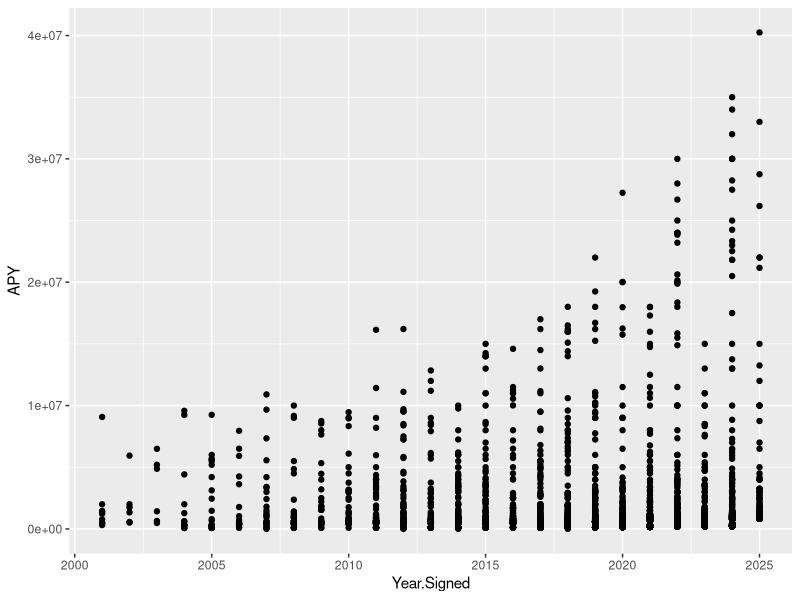
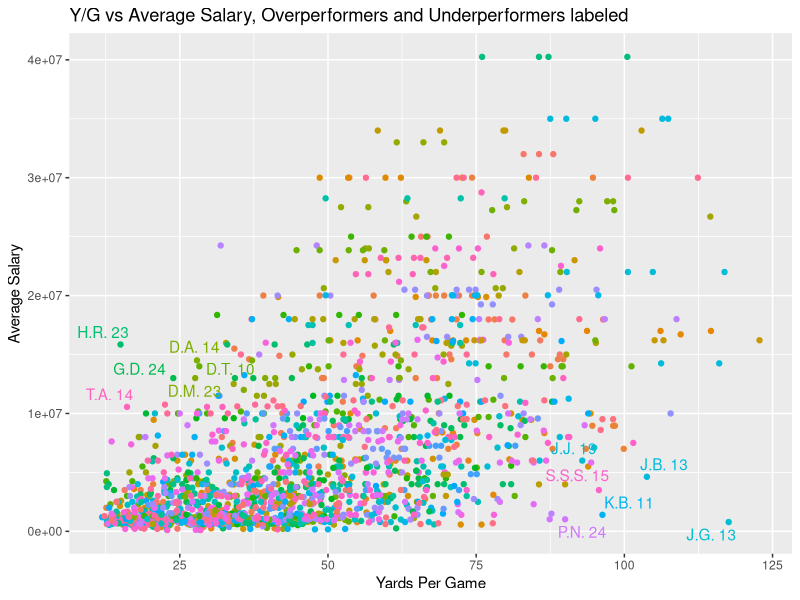
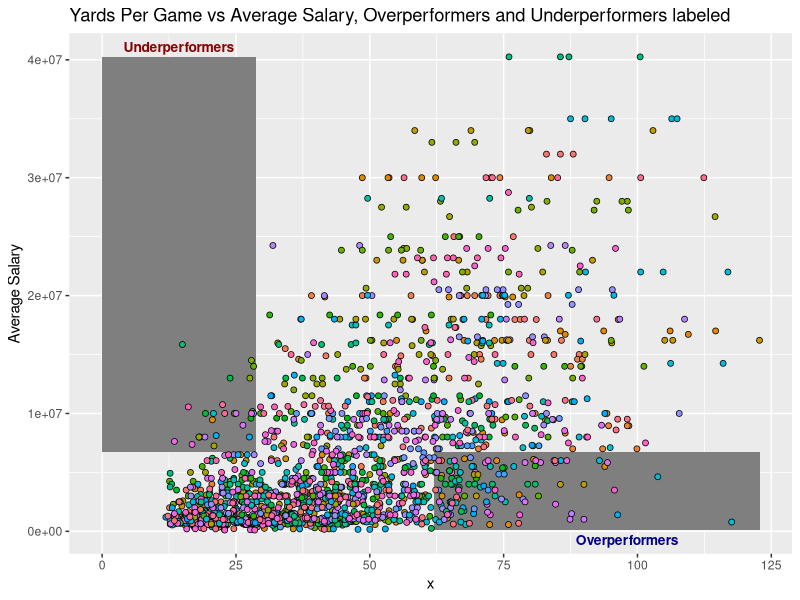
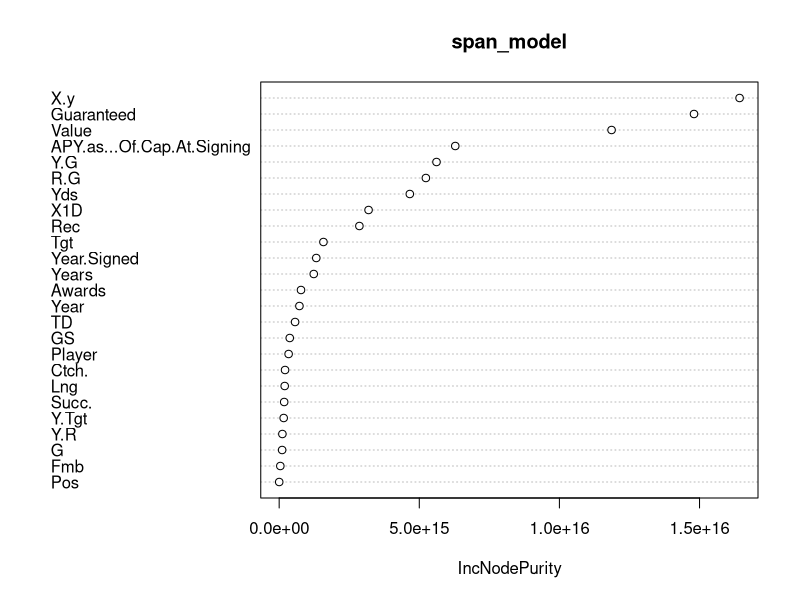
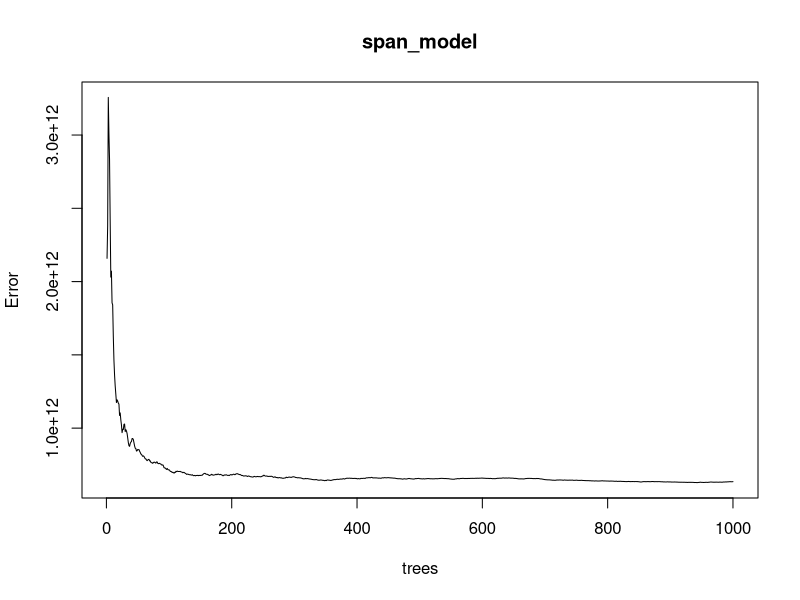
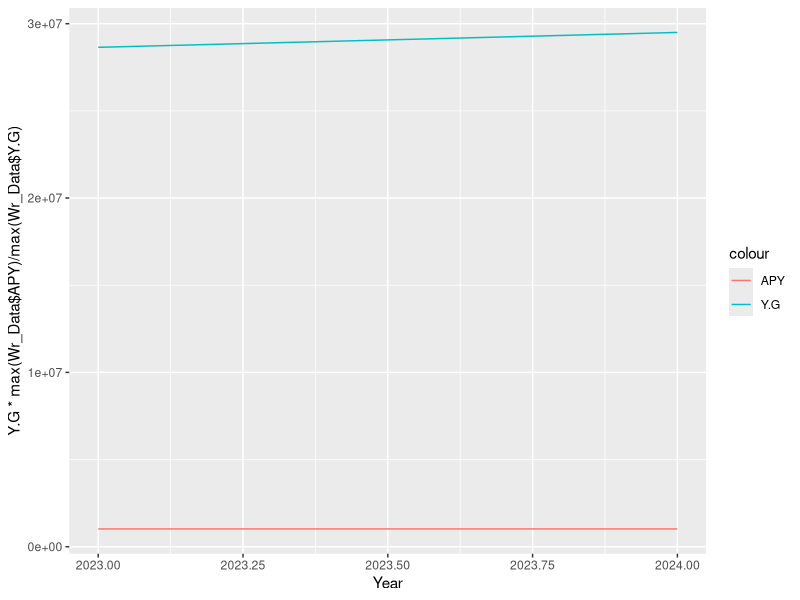
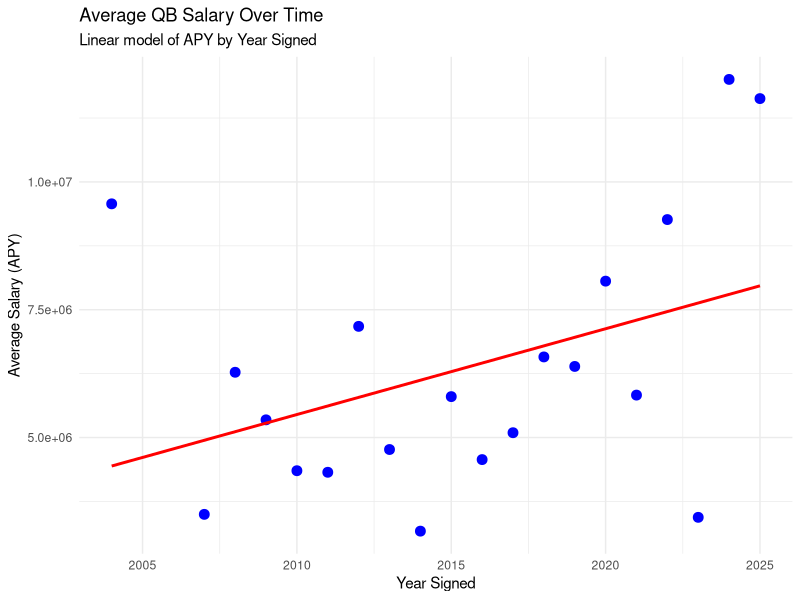
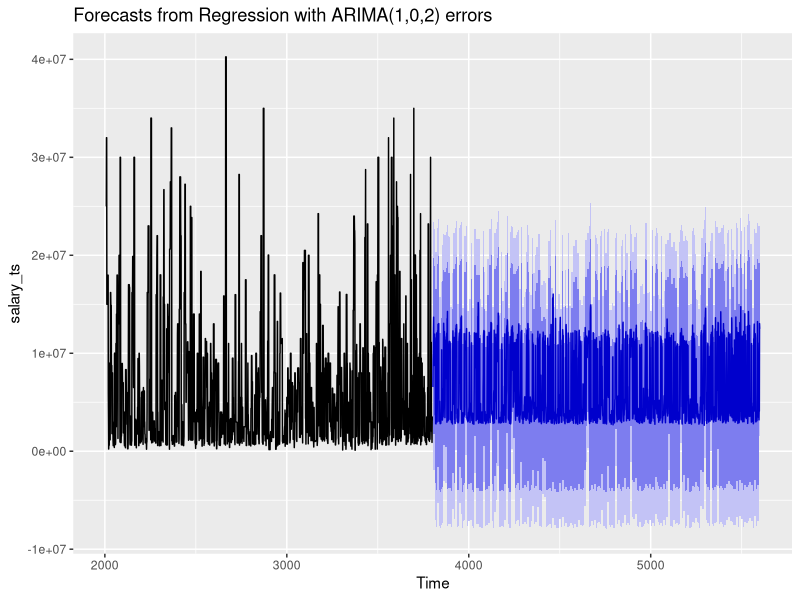

The R script that drew these images, in order:
## ---- chunk 1
# Packages, install if necessary

#install.packages("dplyr", repos = "https://cloud.r-project.org/")
#install.packages("ggplot2", repos = "https://cloud.r-project.org/")
#install.packages("ggrepel", repos = "https://cloud.r-project.org/")
library(dplyr)
library(ggplot2)
library(ggrepel)
library(randomForest)

# Straight from github repo, assumes all files in same directory
Salary_Data <- read.csv("./Player Salary WR.csv")
Receiving_Data <- read.csv("./1999-2024 Receiving Data.csv")
## ---- chunk 2
Salary_Data <- Salary_Data %>% 
  mutate(
    Value = as.numeric(gsub("[$,]", "", Value)),
    APY = as.numeric(gsub("[$,]", "", APY)),
    Guaranteed = as.numeric(gsub("[$,]", "", Guaranteed)),
) %>% select(X, Player, Year.Signed, Years, Value, APY, Guaranteed, APY.as...Of.Cap.At.Signing) %>%
  filter(Year.Signed > 2000) %>% distinct() %>% mutate(Year.End = Year.Signed + Years)

Wr_Data <- bind_rows(
  Receiving_Data %>%
    inner_join(Salary_Data, by = "Player") %>%
    filter(Year < Year.Signed) %>%
    group_by(Player, Year) %>%
    slice_min(Year.Signed, with_ties = FALSE),


  Receiving_Data %>%
    inner_join(Salary_Data, by = "Player") %>%
    filter(Year >= Year.Signed) %>%
    group_by(Player, Year) %>%
    slice_max(Year.Signed, with_ties = FALSE)
  ) %>% ungroup() %>% distinct(Player, Year, .keep_all = TRUE) %>%
  filter(Year > 2005) %>%
  filter(!is.na(`Y.G`)) %>%
  filter(Yds > 200)

# Phillip Rivers for one season in particular does not have an Success rate for some fucking reason
Wr_Data[is.na(Wr_Data)] <- 0

nrow(Wr_Data)
## ---- chunk 3
ggplot(Salary_Data, aes(x=Year.Signed, y=APY)) + geom_point() 
## ---- chunk 4

Yard_Per_Game <- Wr_Data$'Y.G'

summary(Wr_Data$`Y.G`)
str    (Wr_Data$`Y.G`)

Wr_Data <- Wr_Data %>%
  mutate(
    Label = ifelse(
      (Yard_Per_Game > quantile(Yard_Per_Game, 0.75) & APY < mean(APY)) |
      (Yard_Per_Game < quantile(Yard_Per_Game, 0.25) & APY > mean(APY)),
      paste(gsub("[^A-Z]+", ".", Player), sub("20", "", Year)),
      NA
    ),
    Label = as.character(Label)  # ensure it's character
  )

# Plot
ggplot(Wr_Data, aes(x = Yard_Per_Game, y = APY, color = Player)) +
  geom_point() +
  geom_text_repel(aes(label = Label), na.rm = TRUE) +
  labs(
    title = "Y/G vs Average Salary, Overperformers and Underperformers labeled",
    y = "Average Salary",
    x = "Yards Per Game"
  ) +
  theme(legend.position = "none")
## ---- chunk 5
ggplot(Wr_Data) +
  geom_rect(aes(xmin = 0, xmax = quantile(Yard_Per_Game, .25), ymin = mean(APY), ymax = max(APY)), fill = 'lightcoral', alpha=.002, color = 'black', size=.01) +
  geom_rect(aes(xmin = quantile(Yard_Per_Game, .75), xmax = max(Yard_Per_Game), ymin = min(APY), ymax = mean(APY)), fill = 'skyblue', alpha=.005, color = 'black', size = .01) +
  annotate("text", 
         x = mean(c(0, quantile(Wr_Data$Y.G, .25))), 
         y = max(Wr_Data$APY), 
         label = "Underperformers", 
         hjust = 0.5, vjust = -0.5,
         fontface = "bold", size = 3.5, color = "darkred") +
  annotate("text", 
         x = mean(c(quantile(Wr_Data$'Y.G', .875), max(Wr_Data$'Y.G'))), 
         y = min(Wr_Data$APY), 
         label = "Overperformers", 
         hjust = 0.5, vjust = 1.5,
         fontface = "bold", size = 3.5, color = "darkblue") + 
  geom_point(aes(Yard_Per_Game, APY, fill=Player),shape = 21, size = 1.75, color = "black", stroke = 0.4) +
  labs(
    title = "Yards Per Game vs Average Salary, Overperformers and Underperformers labeled",
    y = "Average Salary"
  ) +
  theme(legend.position = "none")
## ---- chunk 6
Y.G_q1 <- quantile(Wr_Data$'Y.G' , .25)
Y.G_q3 <- quantile(Wr_Data$'Y.G' , .75)
R.G_q1 <- quantile(Wr_Data$'R.G', .25)
R.G_q3 <- quantile(Wr_Data$'R.G', .75)

possible_predictors <- Wr_Data[,c(2,5:8:29)]# Extract columns we wanna use
model_dataset <- possible_predictors %>%
  filter(Y.G < Y.G_q3 | APY > 2e+07) %>%
  filter(Y.G > Y.G_q1 | APY < 2e+07) %>%
  filter(R.G < R.G_q3 | APY > 2e+07) %>%
  filter(R.G > R.G_q1 | APY < 2e+07)
colSums(is.na(Wr_Data))
set.seed(12345)
span_model <- randomForest(
  formula = APY ~ .,
  data = model_dataset,
  ntree = 1000,
  mtry = 4
)

nrow(model_dataset)
varImpPlot(span_model)
apply(importance(span_model), 2, function(x) sort(x, decreasing=TRUE))
plot(span_model)
## ---- chunk 7
WR_Salary_predictor_rf <- randomForest(
  formula = APY ~ R.G + Y.G + TD + Year,
  data = model_dataset,
  ntree = 200,
  mtry = 3
)

WR_Salary_predictor_rf$rsq[200]
## ---- chunk 8
base_predictions <- as.vector(predict(WR_Salary_predictor_rf, newdata = Wr_Data))
res <- data.frame(
  Name = Wr_Data$Player,
  Year = Wr_Data$Year,
  Salary = Wr_Data$APY,
  Predicted_Salary = base_predictions,
  Diff = base_predictions - Wr_Data$APY,
  PDiff = base_predictions / Wr_Data$APY
)

res %>% arrange(desc(Predicted_Salary))
## ---- chunk 9
ggplot(Wr_Data %>% filter(Player == "Puka Nacua"), aes(x = Year)) + 
  geom_line(aes(y = Y.G * max(Wr_Data$APY) / max(Wr_Data$Y.G), color = "Y.G")) +
  geom_line(aes(y = APY, color = "APY"))
## ---- chunk 10
market_trend <- Salary_Data %>%
  group_by(Year.Signed) %>%
  summarize(Market_APY = mean(APY, na.rm = TRUE))

Wr_Data$Year.Signed <- as.numeric(Wr_Data$Year.Signed)
Wr_Data$APY <- as.numeric(Wr_Data$APY)  # APY = Average Per Year salary

# Step 3: Aggregate to get average salary per year
salary_by_year <- Wr_Data %>%
  group_by(Year.Signed) %>%
  summarise(avg_salary = mean(APY, na.rm = TRUE))

# Step 4: Fit a linear model
lm_model <- lm(avg_salary ~ Year.Signed, data = salary_by_year)

# Step 5: Plot with regression line
ggplot(salary_by_year, aes(x = Year.Signed, y = avg_salary)) +
  geom_point(color = "blue", size = 3) +
  geom_smooth(method = "lm", se = FALSE, color = "red", linewidth = 1) +
  labs(title = "Average QB Salary Over Time",
       subtitle = "Linear model of APY by Year Signed",
       x = "Year Signed",
       y = "Average Salary (APY)") +
  theme_minimal()
## ---- chunk 11
set.seed(1234)

library(forecast)

# Create response time series
salary_ts <- ts(Wr_Data$APY, start = min(Wr_Data$Year))


# Join Market_APY by year
Wr_Data <- Wr_Data %>%
  left_join(market_trend, by = "Year.Signed")


## ---- chunk 12
# Create xreg matrix (same row count as salary_ts)
xreg_matrix <- cbind(
  RF_Pred = base_predictions,
  Market_APY = Wr_Data$Market_APY
)


# Fit the model
ts_model <- auto.arima(salary_ts, xreg = xreg_matrix)
summary(ts_model)

## ---- chunk 13
train_idx <- Wr_Data$Year.Signed <= 2018
test_idx <- !train_idx

# After you forecast for the test set
future_forecast <- forecast(ts_model, xreg = xreg_matrix)
predicted_salary_ts <- as.numeric(future_forecast$mean)

# Make results table for test set
res_ts <- data.frame(
  Name = Wr_Data$Player,
  Year = Wr_Data$Year,
  Salary = Wr_Data$APY,
  Predicted_Salary = predicted_salary_ts,
  Diff = predicted_salary_ts - Wr_Data$APY,
  PDiff = predicted_salary_ts / Wr_Data$APY
)

# View sorted by Predicted Salary
res_ts %>% arrange(desc(Predicted_Salary))
## ---- chunk 14
fitted_vals <- fitted(ts_model)
actual_vals <- Wr_Data$APY

# Compute pseudo R²
rss <- sum((actual_vals - fitted_vals)^2)
tss <- sum((actual_vals - mean(actual_vals))^2)
rsq <- 1 - rss/tss
rsq
## ---- chunk 15

last_market_apy <- tail(Wr_Data$Market_APY, 1)


n_future_years <- 5
growth_rate <- 0.03  # 3% per year


future_market_apy <- last_market_apy * (1 + growth_rate)^(1:n_future_years)


future_rf_pred <- rep(7000000, n_future_years)  # assume constant RF_Pred


future_xreg <- cbind(
  RF_Pred = base_predictions,
  Market_APY = future_market_apy
)


future_forecast <- forecast(ts_model, xreg = future_xreg)


print(future_forecast)
autoplot(future_forecast)
